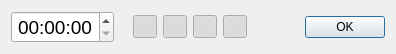
<?xml version="1.0" encoding="UTF-8"?>
<ui version="4.0">
 <class>Dialog</class>
 <widget class="QDialog" name="Dialog">
  <property name="geometry">
   <rect>
    <x>0</x>
    <y>0</y>
    <width>396</width>
    <height>40</height>
   </rect>
  </property>
  <property name="sizePolicy">
   <sizepolicy hsizetype="Fixed" vsizetype="Fixed">
    <horstretch>0</horstretch>
    <verstretch>0</verstretch>
   </sizepolicy>
  </property>
  <property name="maximumSize">
   <size>
    <width>426</width>
    <height>40</height>
   </size>
  </property>
  <property name="windowTitle">
   <string>Timer setup</string>
  </property>
  <property name="windowIcon">
   <iconset resource="resources.qrc">
    <normaloff>:/images/countdown.png</normaloff>:/images/countdown.png</iconset>
  </property>
  <property name="toolTip">
   <string>http://shoumikh.in</string>
  </property>
  <property name="whatsThis">
   <string/>
  </property>
  <layout class="QHBoxLayout" name="horizontalLayout">
   <item>
    <widget class="QTimeEdit" name="timeEdit">
     <property name="font">
      <font>
       <pointsize>14</pointsize>
      </font>
     </property>
     <property name="toolTip">
      <string>Setup clock</string>
     </property>
     <property name="alignment">
      <set>Qt::AlignCenter</set>
     </property>
     <property name="accelerated">
      <bool>true</bool>
     </property>
     <property name="currentSection">
      <enum>QDateTimeEdit::HourSection</enum>
     </property>
     <property name="displayFormat">
      <string>hh:mm:ss</string>
     </property>
    </widget>
   </item>
   <item>
    <spacer name="horizontalSpacer_5">
     <property name="orientation">
      <enum>Qt::Horizontal</enum>
     </property>
     <property name="sizeType">
      <enum>QSizePolicy::Minimum</enum>
     </property>
     <property name="sizeHint" stdset="0">
      <size>
       <width>13</width>
       <height>20</height>
      </size>
     </property>
    </spacer>
   </item>
   <item>
    <widget class="QToolButton" name="countdown">
     <property name="toolTip">
      <string>Count down</string>
     </property>
     <property name="text">
      <string/>
     </property>
     <property name="icon">
      <iconset resource="resources.qrc">
       <normaloff>:/images/counter.png</normaloff>:/images/counter.png</iconset>
     </property>
     <property name="checkable">
      <bool>true</bool>
     </property>
     <property name="checked">
      <bool>true</bool>
     </property>
    </widget>
   </item>
   <item>
    <widget class="QToolButton" name="untilLimit">
     <property name="toolTip">
      <string>Count down from now to the time's been set</string>
     </property>
     <property name="text">
      <string/>
     </property>
     <property name="icon">
      <iconset resource="resources.qrc">
       <normaloff>:/images/alarm.png</normaloff>:/images/alarm.png</iconset>
     </property>
     <property name="checkable">
      <bool>true</bool>
     </property>
     <property name="checked">
      <bool>true</bool>
     </property>
    </widget>
   </item>
   <item>
    <widget class="QToolButton" name="seconds">
     <property name="toolTip">
      <string>Show seconds</string>
     </property>
     <property name="text">
      <string/>
     </property>
     <property name="icon">
      <iconset resource="resources.qrc">
       <normaloff>:/images/seconds.png</normaloff>:/images/seconds.png</iconset>
     </property>
     <property name="checkable">
      <bool>true</bool>
     </property>
     <property name="checked">
      <bool>true</bool>
     </property>
    </widget>
   </item>
   <item>
    <widget class="QToolButton" name="options">
     <property name="toolTip">
      <string>Invert colors</string>
     </property>
     <property name="text">
      <string/>
     </property>
     <property name="icon">
      <iconset resource="resources.qrc">
       <normaloff>:/images/palette.png</normaloff>:/images/palette.png</iconset>
     </property>
     <property name="checkable">
      <bool>true</bool>
     </property>
     <property name="checked">
      <bool>true</bool>
     </property>
    </widget>
   </item>
   <item>
    <spacer name="horizontalSpacer_4">
     <property name="orientation">
      <enum>Qt::Horizontal</enum>
     </property>
     <property name="sizeType">
      <enum>QSizePolicy::Minimum</enum>
     </property>
     <property name="sizeHint" stdset="0">
      <size>
       <width>13</width>
       <height>20</height>
      </size>
     </property>
    </spacer>
   </item>
   <item>
    <widget class="QDialogButtonBox" name="buttonBox">
     <property name="toolTip">
      <string>Start timer</string>
     </property>
     <property name="orientation">
      <enum>Qt::Horizontal</enum>
     </property>
     <property name="standardButtons">
      <set>QDialogButtonBox::Ok</set>
     </property>
    </widget>
   </item>
  </layout>
 </widget>
 <resources>
  <include location="resources.qrc"/>
 </resources>
 <connections>
  <connection>
   <sender>buttonBox</sender>
   <signal>accepted()</signal>
   <receiver>Dialog</receiver>
   <slot>accept()</slot>
   <hints>
    <hint type="sourcelabel">
     <x>339</x>
     <y>31</y>
    </hint>
    <hint type="destinationlabel">
     <x>157</x>
     <y>274</y>
    </hint>
   </hints>
  </connection>
  <connection>
   <sender>buttonBox</sender>
   <signal>rejected()</signal>
   <receiver>Dialog</receiver>
   <slot>reject()</slot>
   <hints>
    <hint type="sourcelabel">
     <x>339</x>
     <y>31</y>
    </hint>
    <hint type="destinationlabel">
     <x>286</x>
     <y>274</y>
    </hint>
   </hints>
  </connection>
 </connections>
</ui>
